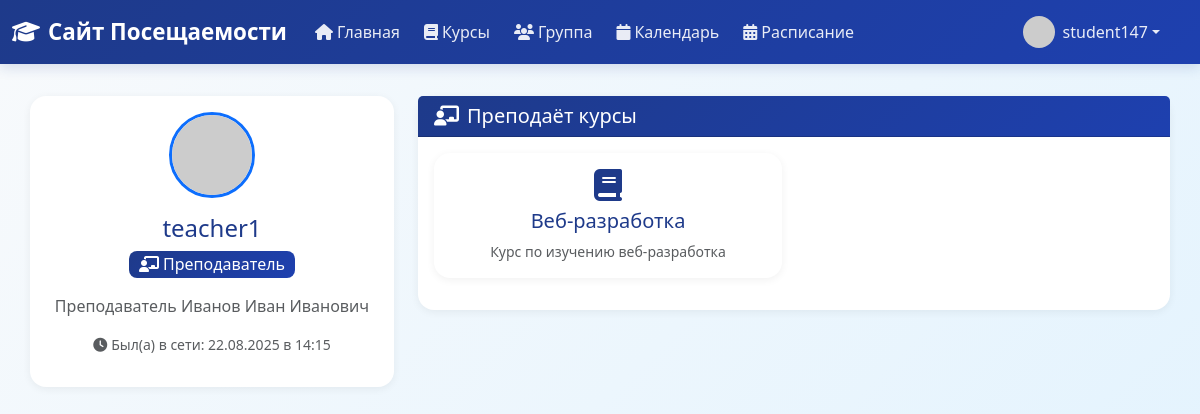
Before: /user/teacher1 (signed in) with the older database file.
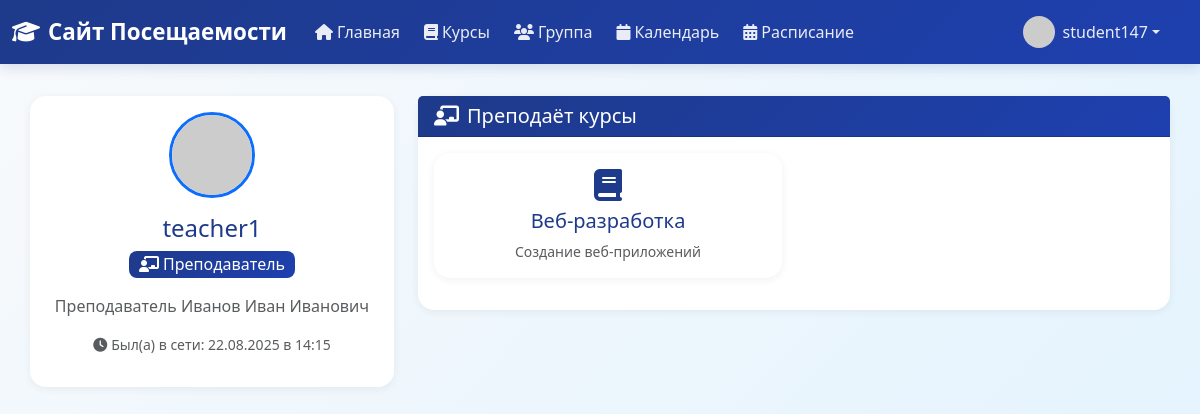
After: the same page with the newer database file.
### app/models.py (models this page shows, shortened)
class Course(db.Model):
    id: so.Mapped[int] = so.mapped_column(primary_key=True)
    name: so.Mapped[str] = so.mapped_column(sa.String(100), unique=True, index=True)
    description: so.Mapped[Optional[str]] = so.mapped_column(sa.String(256))
    teachers: so.Mapped[List['User']] = so.relationship(
        secondary=teacher_course_association,
        back_populates='teaching_courses',
        collection_class=list
    )
    students: so.Mapped[List['User']] = so.relationship(
        secondary=student_course_association,
        back_populates='enrolled_courses',
        collection_class=list,
        lazy='joined'
    )
    favorited_by: so.Mapped[List['User']] = so.relationship(
        secondary=user_favorites_association,
        back_populates='favorite_courses',
        collection_class=list
    )
    attendance_records: so.WriteOnlyMapped['AttendanceRecord'] = so.relationship(
        back_populates='course',
        cascade="all, delete-orphan"
    )

### app/routes.py (the view)
@app.route('/user/<username>')
@login_required
def user(username):
    user = db.first_or_404(sa.select(User).where(User.username == username))
    page = request.args.get('page', 1, type=int)
    if user.role == 'student':
        attendance_query = sa.select(AttendanceRecord).where(
            AttendanceRecord.student_id == user.id
        ).order_by(AttendanceRecord.date.desc())
        attendance_pagination = db.paginate(
            attendance_query,
            page=page,
            per_page=current_app.config['ITEMS_PER_PAGE'],
            error_out=False
        )
        attendance_records = attendance_pagination.items
        next_url = url_for('user', username=username, page=attendance_pagination.next_num) \
            if attendance_pagination.has_next else None
        prev_url = url_for('user', username=username, page=attendance_pagination.prev_num) \
            if attendance_pagination.has_prev else None
        return render_template('user.html',
                             user=user,
                             attendance_records=attendance_records,
                             next_url=next_url,
                             prev_url=prev_url)
    else:
        teaching_query = sa.select(Course).join(User.teaching_courses).where(
            User.id == user.id
        ).order_by(Course.name)
        teaching_pagination = db.paginate(
            teaching_query,
            page=page,
            per_page=current_app.config['ITEMS_PER_PAGE'],
            error_out=False
        )
        teaching_courses = teaching_pagination.items
        next_url = url_for('user', username=username, page=teaching_pagination.next_num) \
            if teaching_pagination.has_next else None
        prev_url = url_for('user', username=username, page=teaching_pagination.prev_num) \
            if teaching_pagination.has_prev else None
        return render_template('user.html',
                             user=user,
                             teaching_courses=teaching_courses,
                             next_url=next_url,
                             prev_url=prev_url)

### app/models.py (called while the page is built)
@login.user_loader
def load_user(id: int) -> Optional[User]:
    return db.session.get(User, id)

    def avatar(self, size: int) -> str:
        digest = md5(self.email.lower().encode('utf-8')).hexdigest()
        return f'https://www.gravatar.com/avatar/{digest}?d=identicon&s={size}'

### app/templates/user.html (shortened to what the changed rows need)
{% extends "base.html" %}
{% block content %}
    <div class="profile-page">
    <div class="row">
        <div class="col-md-4">
            <div class="card border-0 shadow-sm text-center">
                <div class="card-body">
                    <h2 class="h4 text-primary">{{ user.username }}</h2>
                </div>
            </div>
        </div>
        <div class="col-md-8">
            {% if user.role == 'student' %}
                <div class="card border-0 shadow-sm mb-4">
                    <div class="card-header bg-primary text-white">
                        <h3 class="h5 mb-0">
                            <i class="fas fa-book me-2"></i>Записан на курсы
                        </h3>
                    </div>
                    <div class="card-body">
                        {% if enrolled_courses %}
                            <div class="row">
                                {% for course in enrolled_courses %}
                                    <div class="col-md-6 mb-3">
                                        <div class="card course-card border-0 shadow-sm h-100">
                                            <div class="card-body text-center">
                                                <i class="fas fa-graduation-cap fa-2x text-primary mb-2"></i>
                                                <h5 class="card-title text-primary">{{ course.name }}</h5>
                                                {% if course.description %}
                                                    <p class="card-text text-muted small">{{ course.description }}</p>
                                                {% endif %}
                                            </div>
                                        </div>
                                    </div>
                                {% endfor %}
                            </div>
                        {% else %}
                            <div class="text-center py-3">
                                <i class="fas fa-book-open fa-2x text-muted mb-2"></i>
                                <p class="text-muted mb-0">Не записан ни на какие курсы.</p>
                            </div>
                        {% endif %}
                    </div>
                </div>
                <div class="card border-0 shadow-sm">
                    <div class="card-header bg-primary text-white">
                        <h3 class="h5 mb-0">
                            <i class="fas fa-calendar-check me-2"></i>История посещаемости
                        </h3>
                    </div>
                    <div class="card-body">
                        {% if attendance_records %}
                            <div class="row">
                                {% for record in attendance_records %}
                                    <div class="col-md-6 mb-3">
                                        <div class="card border-0 shadow-sm h-100">
                                            <div class="card-body">
                                                <h6 class="card-title text-primary">{{ record.course.name }}</h6>
                                                <p class="text-muted small mb-2">
                                                    <i class="fas fa-calendar me-1"></i>{{ record.date.strftime('%d.%m.%Y') }}
                                                </p>
                                                <div class="mb-2">
                                                    {% if record.status == 'present' %}
                                                        <span class="badge bg-success">
                                                            <i class="fas fa-check me-1"></i>Присутствует
                                                        </span>
                                                    {% elif record.status == 'absent' %}
                                                        <span class="badge bg-danger">
                                                            <i class="fas fa-times me-1"></i>Отсутствует
                                                        </span>
                                                    {% elif record.status == 'late' %}
                                                        <span class="badge bg-warning">
                                                            <i class="fas fa-clock me-1"></i>Опоздал
                                                        </span>
                                                    {% else %}
                                                        <span class="badge bg-secondary">{{ record.status }}</span>
                                                    {% endif %}
                                                </div>
                                                {% if record.notes %}
                                                    <p class="card-text small text-muted">
                                                        <i class="fas fa-sticky-note me-1"></i>{{ record.notes }}
                                                    </p>
                                                {% endif %}
                                            </div>
                                        </div>
                                    </div>
                                {% endfor %}
                            </div>
                        {% else %}
                            <div class="text-center py-3">
                                <i class="fas fa-calendar-times fa-2x text-muted mb-2"></i>
                                <p class="text-muted mb-0">Нет записей о посещаемости.</p>
                            </div>
                        {% endif %}
                        {% if prev_url or next_url %}
                            <div class="d-flex justify-content-between align-items-center mt-3">
                                {% if prev_url %}
                                    <a href="{{ prev_url }}" class="btn btn-outline-primary btn-sm">
                                        <i class="fas fa-chevron-left me-1"></i>Предыдущие
                                    </a>
                                {% endif %}
                                {% if next_url %}
                                    <a href="{{ prev_url }}" class="btn btn-outline-primary btn-sm">
                                        Следующие<i class="fas fa-chevron-right ms-1"></i>
                                    </a>
                                {% endif %}
                            </div>
                        {% endif %}
                    </div>
                </div>
            {% elif user.role == 'teacher' %}
                <div class="card border-0 shadow-sm">
                    <div class="card-body">
                        {% if teaching_courses %}
                            <div class="row">
                                {% for course in teaching_courses %}
                                    <div class="col-md-6 mb-3">
                                        <div class="card course-card border-0 shadow-sm h-100">
                                            <div class="card-body text-center">
                                                <i class="fas fa-book fa-2x text-primary mb-2"></i>
                                                <h5 class="card-title text-primary">{{ course.name }}</h5>
                                                {% if course.description %}
                                                    <p class="card-text text-muted small">{{ course.description }}</p>
                                                {% endif %}
                                            </div>
                                        </div>
                                    </div>
                                {% endfor %}
                            </div>
                        {% else %}
                            <div class="text-center py-3">
                                <i class="fas fa-chalkboard fa-2x text-muted mb-2"></i>
                                <p class="text-muted mb-0">Не преподаёт никаких курсов.</p>
                            </div>
                        {% endif %}
                    </div>
                </div>
            {% endif %}
        </div>
    </div>
    </div>
{% endblock %}

Changed rows visible on the page:
changed Course "Веб-разработка": description "Курс по изучению веб-разработка" → "Создание веб-приложений"
